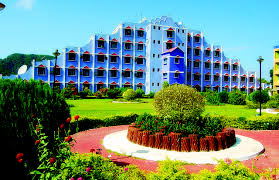
#> input picture GIET.png, 279 x 180 px
$ python -i Steganography.py   (imports and definitions only)
#> lines starting #> are read from the running program, lines starting #| are printed output that depends on the picture
from tkinter import *
from tkinter import ttk
import tkinter.filedialog
from PIL import ImageTk
from PIL import Image
from tkinter import messagebox
from io import BytesIO
import  os

class Stegno:
    output_image_size = 0
#==========================================================================================================================================
#


    # [23 lines left out: function main, not called in this run]

    def home(self,frame):
            frame.destroy()
            self.main(root)
#==========================================================================================================================================
#
    # [211 lines left out: functions frame1_decode, frame2_decode, decode, frame1_encode, frame2_encode, info and 4 more, not called in this run]

    def page3(self,frame):
        frame.destroy()
        self.main(root)
#========================================================================================================================================

# [1 line not run here, left out]
o = Stegno()
# [2 lines not run here, left out]

>>> import cv2
>>> picture = cv2.imread('GIET.png', cv2.IMREAD_GRAYSCALE)
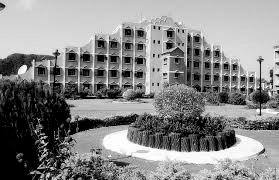
#> picture: shape (180, 279); min 0, max 255, mean 135.5
#> (the run stopped early here; a loop or call above may not have finished)
